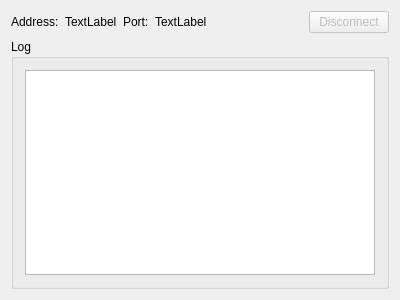
<?xml version="1.0" encoding="UTF-8"?>
<ui version="4.0">
 <class>TcpServer</class>
 <widget class="QWidget" name="TcpServer">
  <property name="geometry">
   <rect>
    <x>0</x>
    <y>0</y>
    <width>400</width>
    <height>300</height>
   </rect>
  </property>
  <property name="windowTitle">
   <string>TcpServer</string>
  </property>
  <layout class="QVBoxLayout" name="verticalLayout">
   <item>
    <layout class="QHBoxLayout" name="horizontalLayout">
     <item>
      <widget class="QLabel" name="label">
       <property name="text">
        <string>Address:</string>
       </property>
      </widget>
     </item>
     <item>
      <widget class="QLabel" name="address">
       <property name="text">
        <string>TextLabel</string>
       </property>
      </widget>
     </item>
     <item>
      <widget class="QLabel" name="label_2">
       <property name="text">
        <string>Port:</string>
       </property>
      </widget>
     </item>
     <item>
      <widget class="QLabel" name="port">
       <property name="text">
        <string>TextLabel</string>
       </property>
      </widget>
     </item>
     <item>
      <spacer name="horizontalSpacer">
       <property name="orientation">
        <enum>Qt::Horizontal</enum>
       </property>
       <property name="sizeHint" stdset="0">
        <size>
         <width>40</width>
         <height>20</height>
        </size>
       </property>
      </spacer>
     </item>
     <item>
      <widget class="QPushButton" name="disconnectClients">
       <property name="enabled">
        <bool>false</bool>
       </property>
       <property name="text">
        <string>Disconnect</string>
       </property>
      </widget>
     </item>
    </layout>
   </item>
   <item>
    <widget class="QGroupBox" name="groupBox">
     <property name="title">
      <string>Log</string>
     </property>
     <layout class="QVBoxLayout" name="verticalLayout_2">
      <item>
       <widget class="QPlainTextEdit" name="log">
        <property name="readOnly">
         <bool>true</bool>
        </property>
       </widget>
      </item>
     </layout>
    </widget>
   </item>
  </layout>
 </widget>
 <layoutdefault spacing="6" margin="11"/>
 <resources/>
 <connections/>
</ui>
